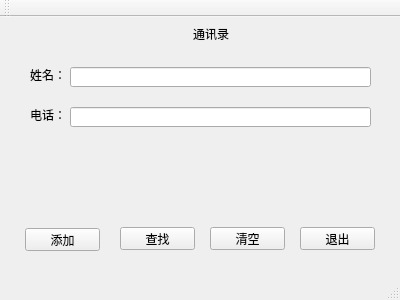
<?xml version="1.0" encoding="UTF-8"?>
<ui version="4.0">
 <class>MainWindow</class>
 <widget class="QMainWindow" name="MainWindow">
  <property name="geometry">
   <rect>
    <x>0</x>
    <y>0</y>
    <width>400</width>
    <height>300</height>
   </rect>
  </property>
  <property name="windowTitle">
   <string>MainWindow</string>
  </property>
  <widget class="QWidget" name="centralWidget">
   <widget class="QLabel" name="title">
    <property name="geometry">
     <rect>
      <x>193</x>
      <y>9</y>
      <width>36</width>
      <height>16</height>
     </rect>
    </property>
    <property name="text">
     <string>通讯录</string>
    </property>
   </widget>
   <widget class="QPushButton" name="Add">
    <property name="geometry">
     <rect>
      <x>25</x>
      <y>211</y>
      <width>75</width>
      <height>23</height>
     </rect>
    </property>
    <property name="text">
     <string>添加</string>
    </property>
   </widget>
   <widget class="QPushButton" name="search">
    <property name="geometry">
     <rect>
      <x>120</x>
      <y>210</y>
      <width>75</width>
      <height>23</height>
     </rect>
    </property>
    <property name="text">
     <string>查找</string>
    </property>
   </widget>
   <widget class="QPushButton" name="clear">
    <property name="geometry">
     <rect>
      <x>210</x>
      <y>210</y>
      <width>75</width>
      <height>23</height>
     </rect>
    </property>
    <property name="text">
     <string>清空</string>
    </property>
   </widget>
   <widget class="QPushButton" name="quit">
    <property name="geometry">
     <rect>
      <x>300</x>
      <y>210</y>
      <width>75</width>
      <height>23</height>
     </rect>
    </property>
    <property name="text">
     <string>退出</string>
    </property>
   </widget>
   <widget class="QLineEdit" name="name">
    <property name="geometry">
     <rect>
      <x>70</x>
      <y>50</y>
      <width>301</width>
      <height>20</height>
     </rect>
    </property>
   </widget>
   <widget class="QLineEdit" name="phone">
    <property name="geometry">
     <rect>
      <x>70</x>
      <y>90</y>
      <width>301</width>
      <height>20</height>
     </rect>
    </property>
   </widget>
   <widget class="QLabel" name="label">
    <property name="geometry">
     <rect>
      <x>30</x>
      <y>50</y>
      <width>31</width>
      <height>16</height>
     </rect>
    </property>
    <property name="text">
     <string>姓名：</string>
    </property>
   </widget>
   <widget class="QLabel" name="label_2">
    <property name="geometry">
     <rect>
      <x>30</x>
      <y>90</y>
      <width>31</width>
      <height>16</height>
     </rect>
    </property>
    <property name="text">
     <string>电话：</string>
    </property>
   </widget>
  </widget>
  <widget class="QMenuBar" name="menuBar">
   <property name="geometry">
    <rect>
     <x>0</x>
     <y>0</y>
     <width>400</width>
     <height>23</height>
    </rect>
   </property>
  </widget>
  <widget class="QToolBar" name="mainToolBar">
   <attribute name="toolBarArea">
    <enum>TopToolBarArea</enum>
   </attribute>
   <attribute name="toolBarBreak">
    <bool>false</bool>
   </attribute>
  </widget>
  <widget class="QStatusBar" name="statusBar"/>
 </widget>
 <layoutdefault spacing="6" margin="11"/>
 <resources/>
 <connections/>
</ui>
